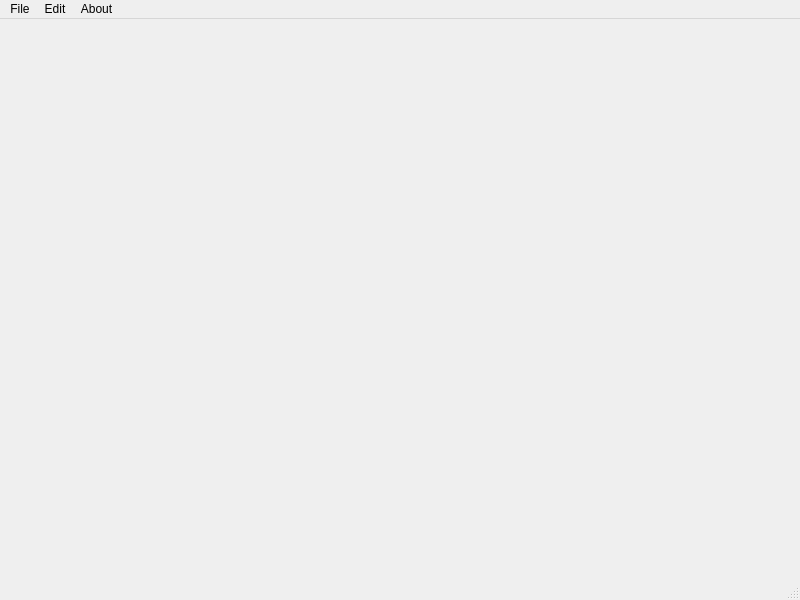
<?xml version="1.0" encoding="UTF-8"?>
<ui version="4.0">
 <class>MainWindow</class>
 <widget class="QMainWindow" name="MainWindow">
  <property name="geometry">
   <rect>
    <x>0</x>
    <y>0</y>
    <width>800</width>
    <height>600</height>
   </rect>
  </property>
  <property name="windowTitle">
   <string>MainWindow</string>
  </property>
  <widget class="QWidget" name="centralwidget"/>
  <widget class="QMenuBar" name="menubar">
   <property name="geometry">
    <rect>
     <x>0</x>
     <y>0</y>
     <width>800</width>
     <height>22</height>
    </rect>
   </property>
   <widget class="QMenu" name="menuFile">
    <property name="title">
     <string>File</string>
    </property>
   </widget>
   <widget class="QMenu" name="menuEdit">
    <property name="title">
     <string>Edit</string>
    </property>
   </widget>
   <widget class="QMenu" name="menuAbout">
    <property name="title">
     <string>About</string>
    </property>
   </widget>
   <addaction name="menuFile"/>
   <addaction name="menuEdit"/>
   <addaction name="menuAbout"/>
  </widget>
  <widget class="QStatusBar" name="statusbar"/>
 </widget>
 <resources/>
 <connections/>
</ui>
